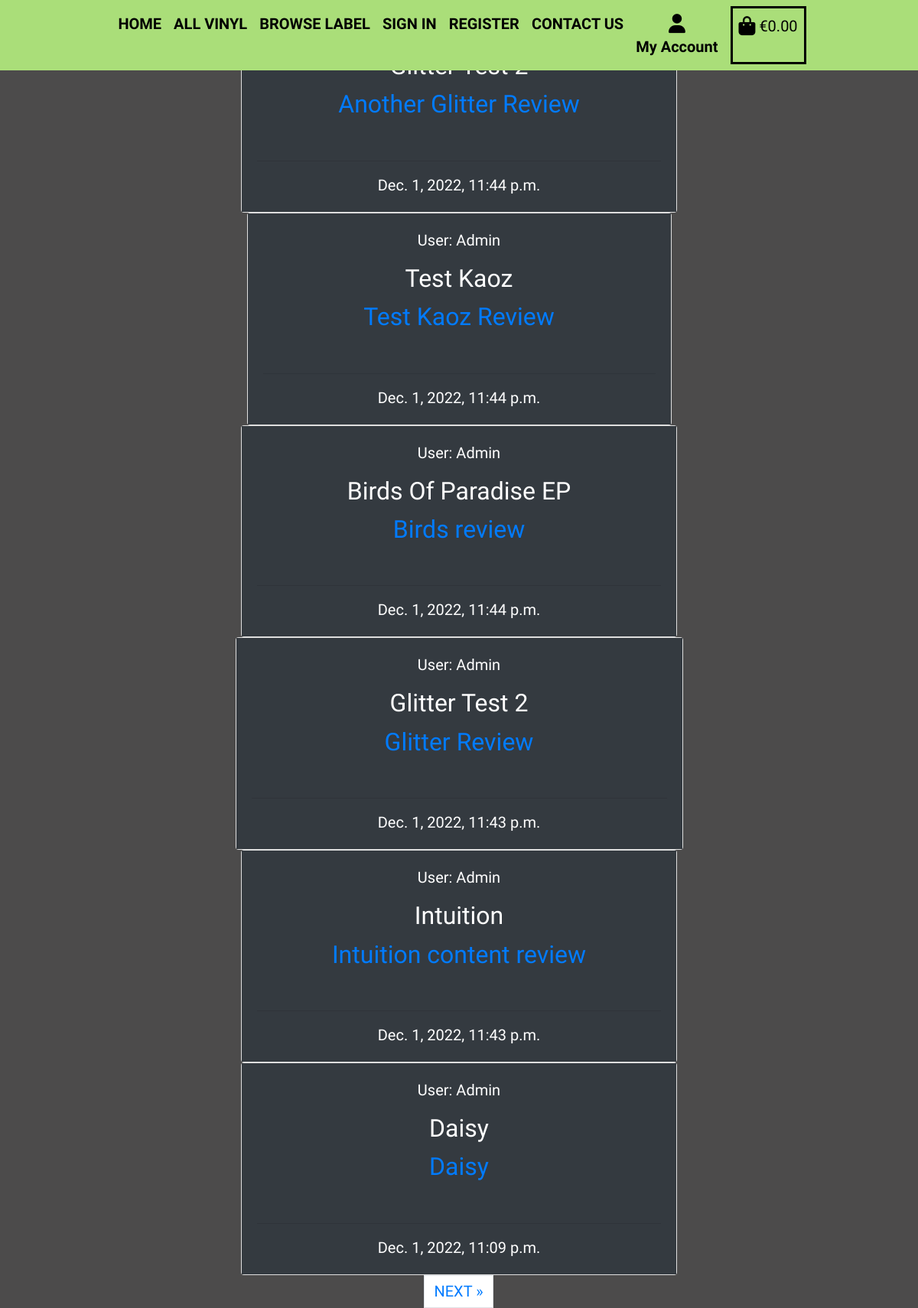
Page /reviews/posted_review/ on the committed database.
### reviews/models.py (models this page shows, shortened)
class Review(models.Model):
    title = models.ForeignKey(
        Record, on_delete=models.CASCADE, max_length=100, blank=False
    )
    user = models.ForeignKey(
        User, on_delete=models.CASCADE, blank=False
    )
    subject = models.CharField(
        max_length=100, null=False, blank=False, default='Enter Subject'
    )
    content = models.TextField()
    status = models.IntegerField(choices=STATUS, default=0)
    created_on = models.DateTimeField(auto_now_add=True)
    updated_on = models.DateTimeField(auto_now=True)
    class Meta:
        ordering = ["-created_on"]

### products/models.py (models this page shows)
class Record(models.Model):
    title = models.CharField(max_length=254)
    artist = models.CharField(max_length=254)
    label = models.ForeignKey(Label, on_delete=models.CASCADE)
    price = models.DecimalField(max_digits=4, decimal_places=2)
    description = models.TextField(null=True, blank=True)
    stock_quantity = models.IntegerField(default=1)
    track_list = models.TextField(default="Track")
    image_url = models.URLField(max_length=1024, null=True, blank=True)
    image = models.ImageField(null=True, blank=True)
    def __str__(self):
        return self.title

### reviews/views.py (the view)
class ReviewList(ListView):
    model = Review
    queryset = Review.objects.filter(status=1).order_by("-created_on")
    template_name = "reviews/posted_review.html"
    paginate_by = 6

### basket/contexts.py (called while the page is built, shortened)
def basket_contents(request):
    basket_items = []
    total = 0
    record_count = 0
    basket = request.session.get('basket', {})
    delivery = total * Decimal(settings.DELIVERY_PERCENTAGE / 100)
    grand_total = total + delivery
    context = {
        'basket_items': basket_items,
        'total': total,
        'record_count': record_count,
        'delivery': delivery,
        'grand_total': grand_total,
    }
    return context

### reviews/templates/reviews/posted_review.html (shortened to what this page needs)
{% extends "base.html" %}
{% load static %}
{% block content %}
<div class="col-12 mt-0 left">
    <div class="row">
        {% for review in review_list %}
        <div class="col-md-6 offset-md-3">
            <div class="card text-center">
                <div class="card-body bg-dark text-white">
                    <p>User: {{ review.user }}</p>
                    <h2 class="card-title">{{ review.title }}</h2>
                    <a href="{% url 'review_detail' review.pk review.title %}" class="review-link">
                    <h2 class="card-title-black">{{ review.subject }}</h2>
                    </a>
                    <br>
                    <hr>
                    <div class="card-text">{{ review.created_on}}
                    </div>
                </div>
            </div>
        </div>
    </div>
        {% if forloop.counter|divisibleby:3 %}
    <div class="row">
        {% endif %}
        {% endfor %}
    </div>
{% if is_paginated %}
<nav aria-label="Page navigation">
    <ul class="pagination justify-content-center">
        {% if page_obj.has_next %}
        <li><a href="?page={{ page_obj.next_page_number }}" class="page-link"> NEXT &raquo;</a></li>
        {% endif %}
    </ul>
</nav>
{% endif %}
{% endblock %}

### static/css/base.css (style rules this page uses)
html { height: 100%; }
body { font-family: 'Squada One', sans-serif; font-size: 20px; background: rgb(76, 75, 75); height: calc(100vh - 164px); margin: 0; padding: 0; }

### rows in the picture
Review: subject "Another Glitter Review", created_on "Dec. 1, 2022, 11:44 p.m."
Review: user "Admin", title "Test Kaoz", subject "Test Kaoz Review", created_on "Dec. 1, 2022, 11:44 p.m."
Review: user "Admin", title "Birds Of Paradise EP", subject "Birds review", created_on "Dec. 1, 2022, 11:44 p.m."
Review: user "Admin", title "Glitter Test 2", subject "Glitter Review", created_on "Dec. 1, 2022, 11:43 p.m."
Review: user "Admin", title "Intuition", subject "Intuition content review", created_on "Dec. 1, 2022, 11:43 p.m."
Review: user "Admin", title "Daisy", subject "Daisy", created_on "Dec. 1, 2022, 11:09 p.m."
